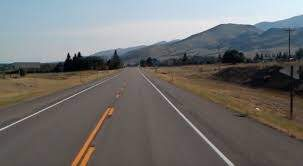
#> input picture getting_started_with_images/lane2.jfif, 303 x 166 px
$ python 33.road_lane_detection.py
#> lines starting #> are read from the running program, lines starting #| are printed output that depends on the picture; after the words box and inside, x2 and y2 are one past the last pixel; in counts of white or black regions, pixels touching at a corner belong together
import cv2
import matplotlib.pyplot as plt
import numpy as np


def region_of_interest(img, vertices):
    mask = np.zeros_like(img)
    # channel_count =  img.shape[2]
    # match_mask_color = (255,) * channel_count
    match_mask_color = 255
    cv2.fillPoly(mask, vertices, match_mask_color)
    masked_image = cv2.bitwise_and(img, mask)
    return masked_image

def drow_the_lines(img, lines):
    img = np.copy(img)
    blank_image = np.zeros((img.shape[0], img.shape[1], 3), dtype=np.uint8)

    for line in lines:
        for x1, y1, x2, y2 in line:
            cv2.line(blank_image, (x1, y1), (x2, y2), (0,255,0), thickness=3)

    img = cv2.addWeighted(img, 0.8, blank_image, 1, 0.0)
    return img


image = cv2.imread("lane2.jfif")
#> image is the input picture: shape (166, 303, 3); mean B, G, R 110.1, 111.1, 112.7
image = cv2.resize(image, (1279, 704))
#> image: shape (704, 1279, 3)
image = cv2.cvtColor(image, cv2.COLOR_BGR2RGB)

print(image.shape)
#| (704, 1279, 3)
height = image.shape[0]
#> height = 704
width = image.shape[1]
#> width = 1279

region_of_interest_vartices = [(0, height), (width/2, height/2), (width, height)]
#> region_of_interest_vartices = [(0, 704), (639.5, 352), (1279, 704)]


gray_image = cv2.cvtColor(image, cv2.COLOR_BGR2GRAY)
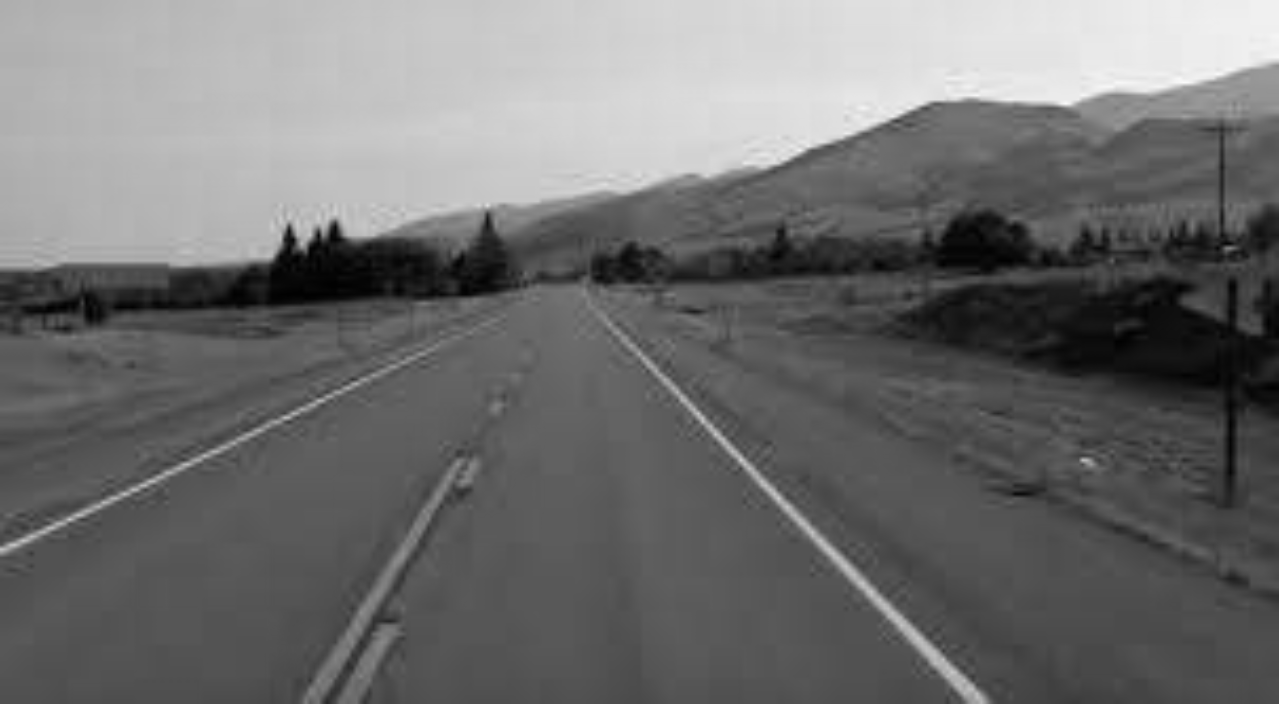
#> gray_image: shape (704, 1279); min 0, max 252, mean 110.9
canny_image = cv2.Canny(gray_image,100, 200)
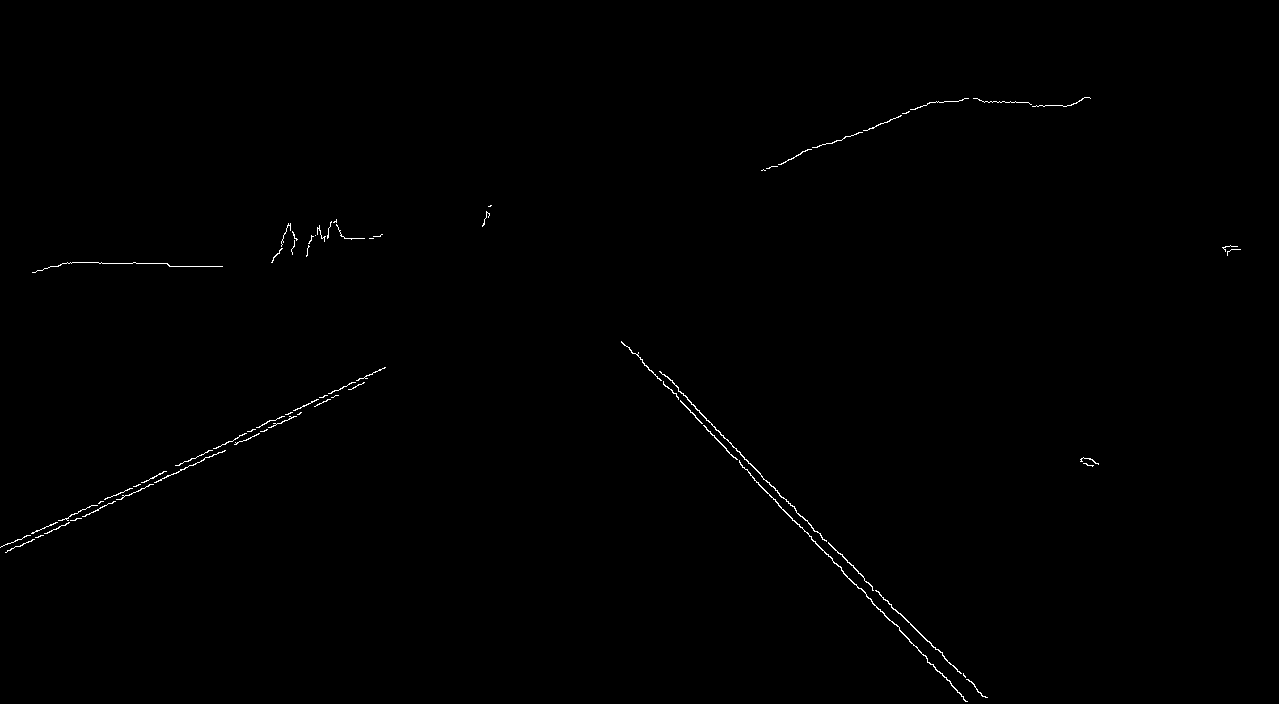
#> canny_image: shape (704, 1279); 0.35% white in thin lines or dots, all inside (x1, y1, x2, y2) = (0, 97, 1241, 702)
cropped_image = region_of_interest(canny_image, np.array([region_of_interest_vartices], np.int32))
#> in region_of_interest, `cv2.fillPoly(mask, vertices, match_mask_color)`:
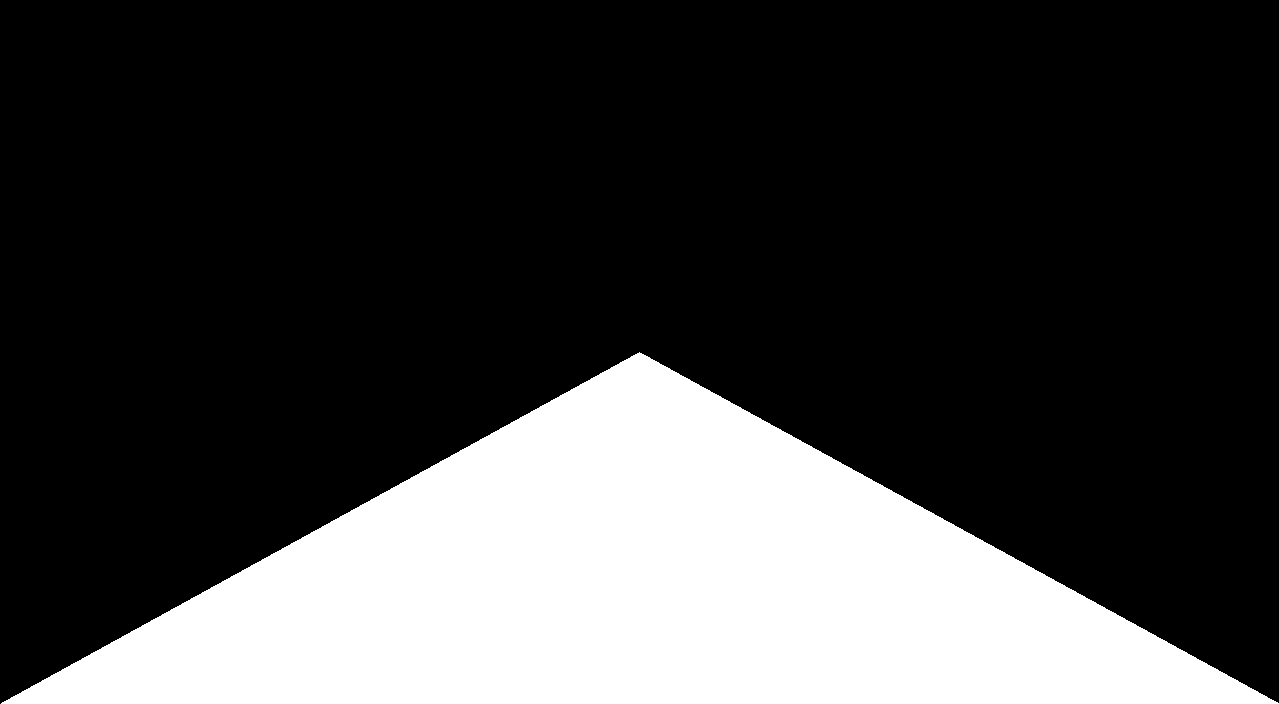
#> mask: shape (704, 1279); 25% white; 1 white region, box (x1, y1, x2, y2) and area: (1, 352, 1279, 704) 225391
#> in region_of_interest, `masked_image = cv2.bitwise_and(img, mask)`:
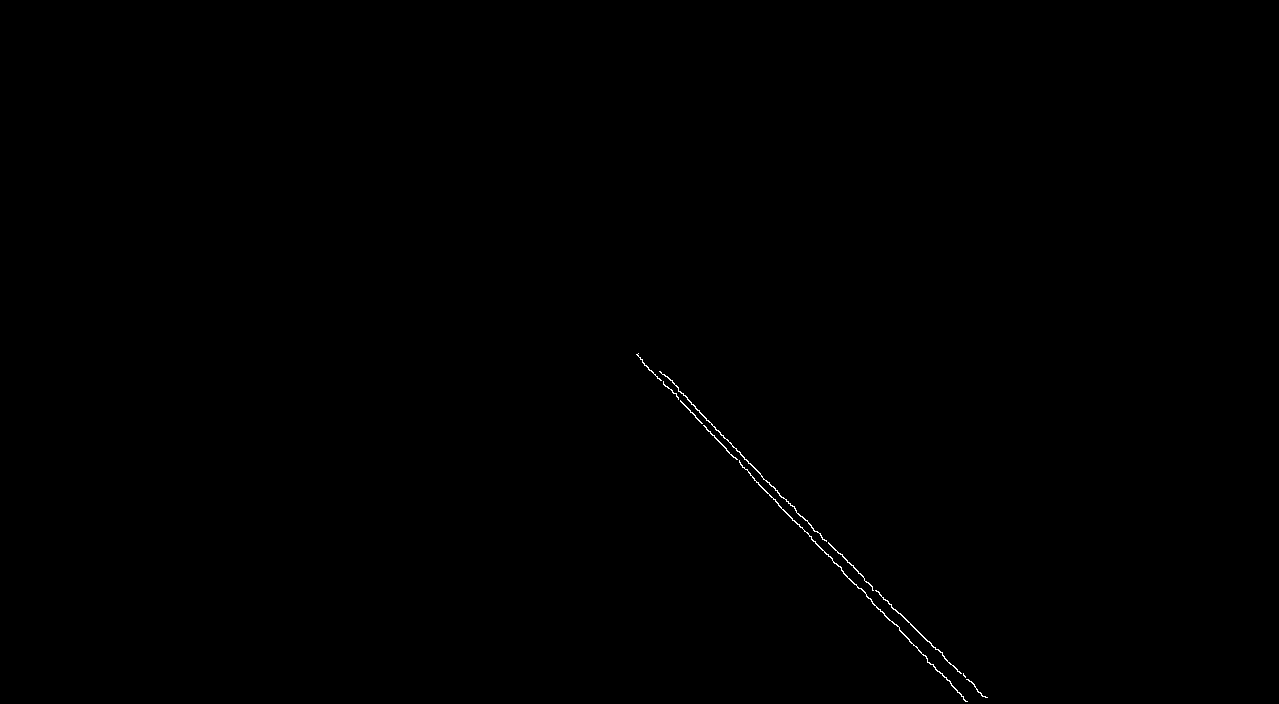
#> masked_image: shape (704, 1279); 0.14% white in thin lines or dots, all inside (x1, y1, x2, y2) = (636, 353, 988, 702)

lines = cv2.HoughLinesP(cropped_image, rho=6, theta= np.pi/60, threshold=160, lines= np.array([]), minLineLength=40, maxLineGap= 25)
#> lines = [[744, 459, 898, 613], [925, 655, 966, 701], [861, 588, 930, 664], [678, 391, 983, 696], [642, 359, 706, 429], [872, 603, 950, 681], [737, 459, 792, 520], [642, 362, 695, 415], [840, 566, 879, 609], [808, 533, 858, 588], [705, 426, 760, 486], [659, 371, 740, 452]]

image_with_lines = drow_the_lines(image, lines)
#> the loop in drow_the_lines, `for line in lines:` made 12 passes
#> in drow_the_lines, `img = cv2.addWeighted(img, 0.8, blank_image, 1, 0.0)`:
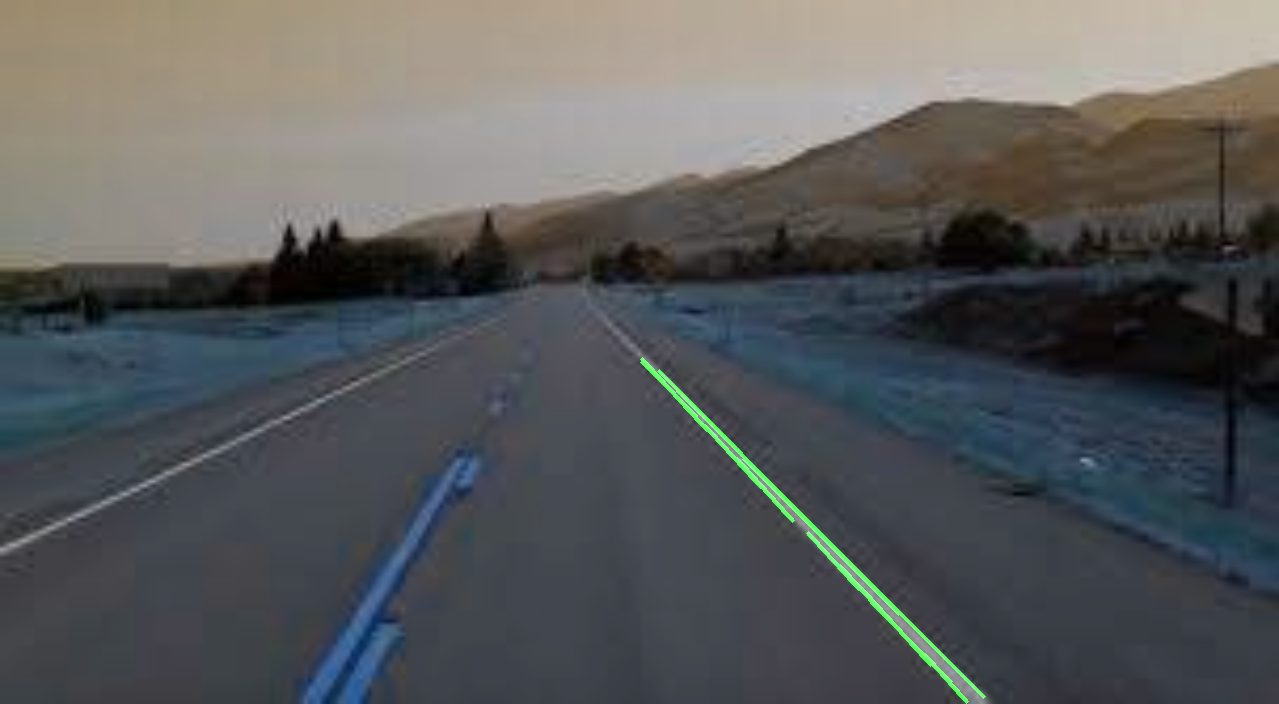
#> img: shape (704, 1279, 3); mean of channels 0, 1, 2 90.1, 89.5, 88; drawn as B, G, R

plt.imshow(image_with_lines)
plt.show()
